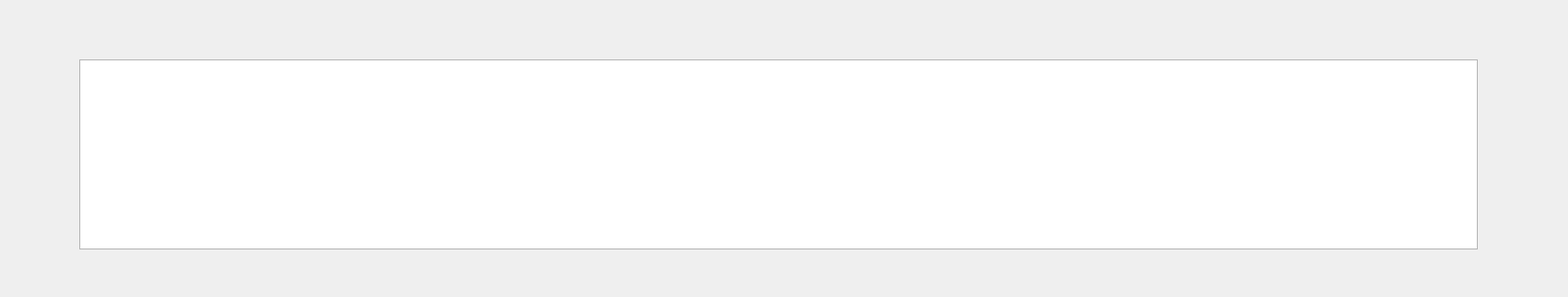
<?xml version="1.0" encoding="UTF-8"?>
<ui version="4.0">
 <class>QNASeeDialog</class>
 <widget class="QDialog" name="QNASeeDialog">
  <property name="geometry">
   <rect>
    <x>0</x>
    <y>0</y>
    <width>1582</width>
    <height>300</height>
   </rect>
  </property>
  <property name="windowTitle">
   <string>Dialog</string>
  </property>
  <widget class="QTableView" name="tableView">
   <property name="geometry">
    <rect>
     <x>80</x>
     <y>60</y>
     <width>1411</width>
     <height>192</height>
    </rect>
   </property>
  </widget>
 </widget>
 <resources/>
 <connections/>
</ui>
